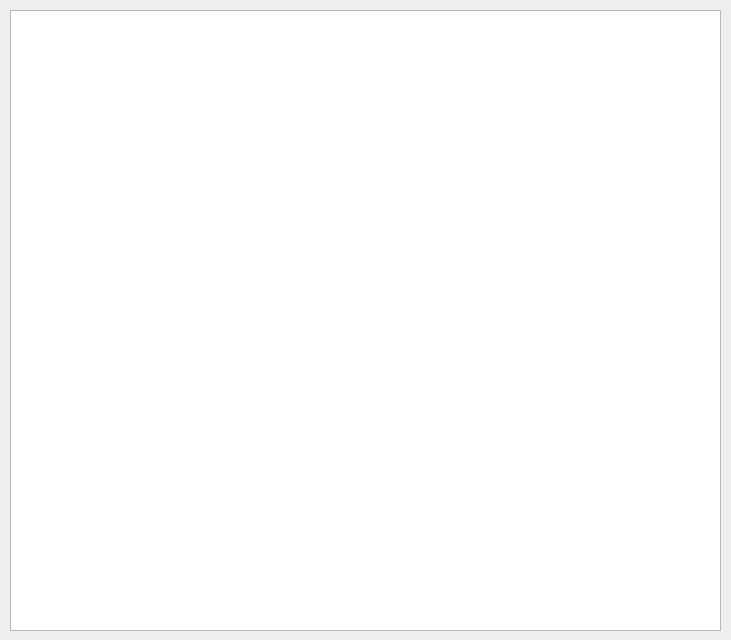
<?xml version="1.0" encoding="UTF-8"?>
<ui version="4.0">
 <class>PlaylistContentDialog</class>
 <widget class="QDialog" name="PlaylistContentDialog">
  <property name="geometry">
   <rect>
    <x>0</x>
    <y>0</y>
    <width>731</width>
    <height>640</height>
   </rect>
  </property>
  <property name="windowTitle">
   <string>Dialog</string>
  </property>
  <widget class="QTextBrowser" name="textBrowser">
   <property name="geometry">
    <rect>
     <x>10</x>
     <y>10</y>
     <width>711</width>
     <height>621</height>
    </rect>
   </property>
  </widget>
 </widget>
 <resources/>
 <connections/>
</ui>
